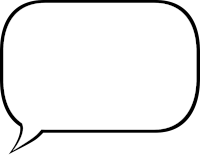
#> input picture Amelia/game/gui/bubble.png, 200 x 155 px, found by its file name
$ python -i remove_white_bg_final.py   (imports and definitions only)
#> lines starting #> are read from the running program, lines starting #| are printed output that depends on the picture
#> in process_emotion, img is the input picture: PIL image 200x155 RGBA; mean R, G, B, A 191.8, 191.8, 191.8, 207.3
#!/usr/bin/env python3
"""
Remove white backgrounds using PIL's optimized flood fill.
Preserves eye highlights and character details.
"""

from PIL import Image, ImageDraw
import os

AMELIA_PATH = "/Users/terrygoleman/Documents/dev/theCK/Amelia_V2/game/images/characters/amelia"
TARGET_SIZE = (447, 779)
EMOTIONS = [
    "angry.png", "anxious.png", "determined.png", "happy.png",
    "laughing.png", "neutral.png", "peaceful.png", "sad.png",
    "surprised.png", "tearful.png", "thinking.png", "worried.png"
]

def remove_background_smart(img):
    """
    Remove white background using PIL's flood fill.
    Detects background color and removes only connected pixels.
    Preserves isolated bright pixels (highlights).
    """
    img = img.convert("RGBA")

    # Create a temporary image for flood fill (we'll work on a copy)
    img_copy = img.copy()
    pixels = img_copy.load()
    width, height = img_copy.size
#> width = 200; height = 155

    # Detect background color from corners
    corners = [
        pixels[0, 0],
        pixels[width-1, 0],
        pixels[0, height-1],
        pixels[width-1, height-1]
    ]
#> corners = [(0, 0, 0, 0), (0, 0, 0, 0), (0, 0, 0, 0), (0, 0, 0, 0)]

    # Use the most common corner color as background reference
    corner_colors = [str(c) for c in corners]
#> corner_colors = ['(0, 0, 0, 0)', '(0, 0, 0, 0)', '(0, 0, 0, 0)', '(0, 0, 0, 0)']
    bg_color_sample = max(set(corner_colors), key=corner_colors.count)
#> bg_color_sample = '(0, 0, 0, 0)'

    # Get the actual color tuple (assume top-left is background)
    bg_color = pixels[0, 0]
#> bg_color = (0, 0, 0, 0)
    bg_r, bg_g, bg_b = bg_color[:3]
#> bg_r = 0; bg_g = 0; bg_b = 0

    # Use PIL's floodfill - much more efficient
    # It flood fills from point (0, 0) with transparency
    try:
        # Convert RGBA to ensure alpha channel
        draw = ImageDraw.Draw(img_copy)

        # Floodfill target: transparently fill connected background
        # We use a threshold to allow slight color variations
        for x in range(width):
            for y in range(height):
                # Only check if clearly white/background colored
                r, g, b, a = pixels[x, y]
                if r > 240 and g > 240 and b > 240:
                    pixels[x, y] = (r, g, b, 0)
    except:
        pass

    # Instead: Do smarter edge-based cleanup
    # Mark all pixels that should be made transparent
    for x in range(width):
        for y in range(height):
            r, g, b, a = pixels[x, y]

            # If pixel is very white (R,G,B all > 245)
            # AND it's on an edge or near very white pixels
            # AND it's in the upper portion (where background dominates)
            if r > 245 and g > 245 and b > 245:
                # Only remove if in upper 20% (where background is)
                if y < height * 0.25:
                    pixels[x, y] = (r, g, b, 0)
                # Or on any edge
                elif x < 5 or x > width - 5 or y < 5 or y > height - 5:
                    pixels[x, y] = (r, g, b, 0)

    return img_copy

def smart_crop(img):
    """Crop to content."""
    bbox = img.getbbox()
#> bbox = (0, 0, 200, 155)
    if bbox is None:
        return img

    left, top, right, bottom = bbox
#> left = 0; top = 0; right = 200; bottom = 155
    width = right - left
#> width = 200
    height = bottom - top
#> height = 155

    # Add 2% padding
    pad_x = max(1, int(width * 0.02))
#> pad_x = 4
    pad_y = max(1, int(height * 0.02))
#> pad_y = 3

    left = max(0, left - pad_x)
    top = max(0, top - pad_y)
    right = min(img.width, right + pad_x)
    bottom = min(img.height, bottom + pad_y)

    return img.crop((left, top, right, bottom))

def resize_canvas(img, target_size):
    """Fit image to target size with transparent padding."""
#> called with target_size = (447, 779)
    target_w, target_h = target_size
    img_w, img_h = img.size
#> img_w = 200; img_h = 155

    # Scale to fit (preserve aspect ratio)
    ratio = min(target_w / img_w, target_h / img_h)
#> ratio = 2.23
    new_w = int(img_w * ratio)
#> new_w = 447
    new_h = int(img_h * ratio)
#> new_h = 346

    img = img.resize((new_w, new_h), Image.Resampling.LANCZOS)
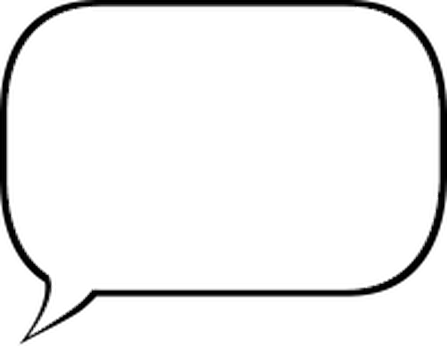
#> img: PIL image 447x346 RGBA; mean R, G, B, A 8.3, 8.3, 8.3, 18.5; transparent parts drawn white

    # Pad to target
    canvas = Image.new("RGBA", target_size, (255, 255, 255, 0))
    x = (target_w - new_w) // 2
#> x = 0
    y = (target_h - new_h) // 2
#> y = 216
    canvas.paste(img, (x, y), img)
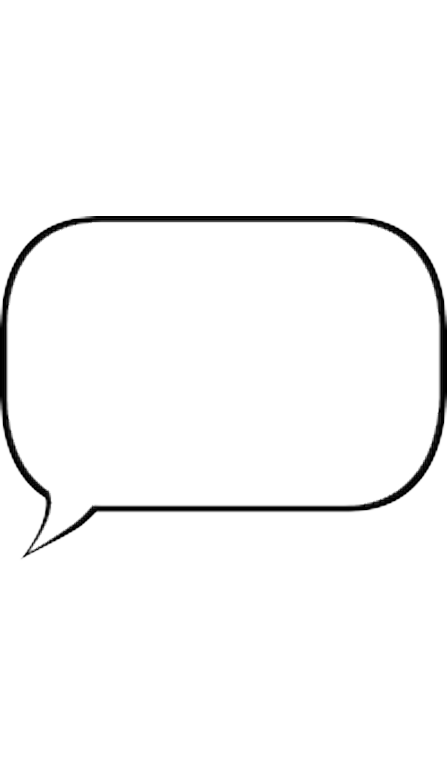
#> canvas: PIL image 447x779 RGBA; mean R, G, B, A 248.3, 248.3, 248.3, 7.4; transparent parts drawn white

    return canvas

def process_emotion(emotion_file):
    """Process single emotion."""
    input_path = os.path.join(AMELIA_PATH, emotion_file)

    if not os.path.exists(input_path):
        print(f"❌ {emotion_file}: Not found")
        return False

    try:
        print(f"🔄 {emotion_file}: ", end="", flush=True)

        img = Image.open(input_path)
        img = remove_background_smart(img)
        img = smart_crop(img)
        img = resize_canvas(img, TARGET_SIZE)

        img.save(input_path, "PNG", quality=95)
        print(f"✅")
        return True
    except Exception as e:
        print(f"❌ {e}")
        return False

def main():
    print("\n" + "="*70)
    print("EMOTION SPRITE - SMART BACKGROUND REMOVAL")
    print("="*70)
    print(f"Processing: {len(EMOTIONS)} sprites")
    print(f"Target size: {TARGET_SIZE[0]}x{TARGET_SIZE[1]} px")
    print("="*70 + "\n")

    success = sum(1 for e in EMOTIONS if process_emotion(e))

    print("\n" + "="*70)
    print(f"Result: {success}/{len(EMOTIONS)} processed")
    print("="*70 + "\n")

# [2 lines not run here, left out]

>>> result = process_emotion('../Amelia/game/gui/bubble.png')

$ run again, on Amelia/game/gui/overlay/main_menu.png
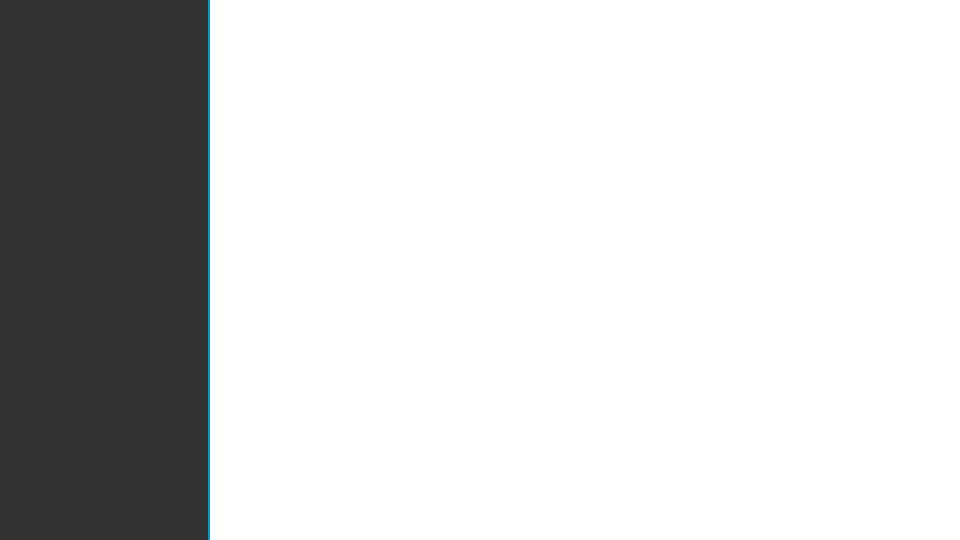
#> input picture Amelia/game/gui/overlay/main_menu.png, 1920 x 1080 px, found by its file name (shown at 1/2 size)
#> in process_emotion, img is the input picture: PIL image 1920x1080 RGBA; mean R, G, B, A 0, 0.3, 0.4, 44.7
#> corners = [(0, 0, 0, 204), (0, 0, 0, 0), (0, 0, 0, 204), (0, 0, 0, 0)]
#> corner_colors = ['(0, 0, 0, 204)', '(0, 0, 0, 0)', '(0, 0, 0, 204)', '(0, 0, 0, 0)']
#> bg_color_sample = '(0, 0, 0, 0)'
#> bg_color = (0, 0, 0, 204)
#> bg_r = 0
#> bbox = (0, 0, 420, 1080)
#> in smart_crop, `left, top, right, bottom = bbox`: left = 0; right = 420; bottom = 1080
#> in smart_crop, `width = right - left`: width = 420
#> in smart_crop, `height = bottom - top`: height = 1080
#> pad_x = 8
#> pad_y = 21
#> in smart_crop, `right = min(img.width, right + pad_x)`: right = 428
#> in smart_crop, `return img.crop((left, top, right, bottom))`:
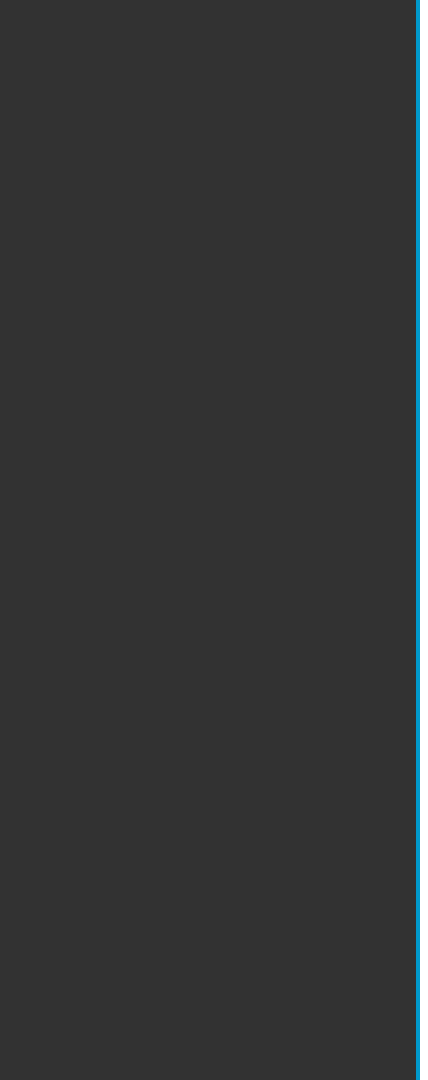
#> returned value: PIL image 428x1080 RGBA; mean R, G, B, A 0, 1.4, 1.9, 200.7; transparent parts drawn white
#> img: PIL image 308x779 RGBA
#> in resize_canvas, `canvas.paste(img, (x, y), img)`:
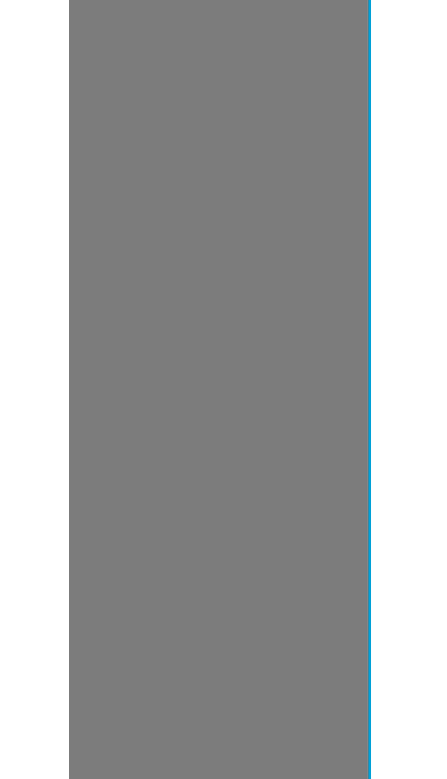
#> canvas: PIL image 447x779 RGBA; mean R, G, B, A 116.7, 117.8, 118.1, 110.7; transparent parts drawn white
